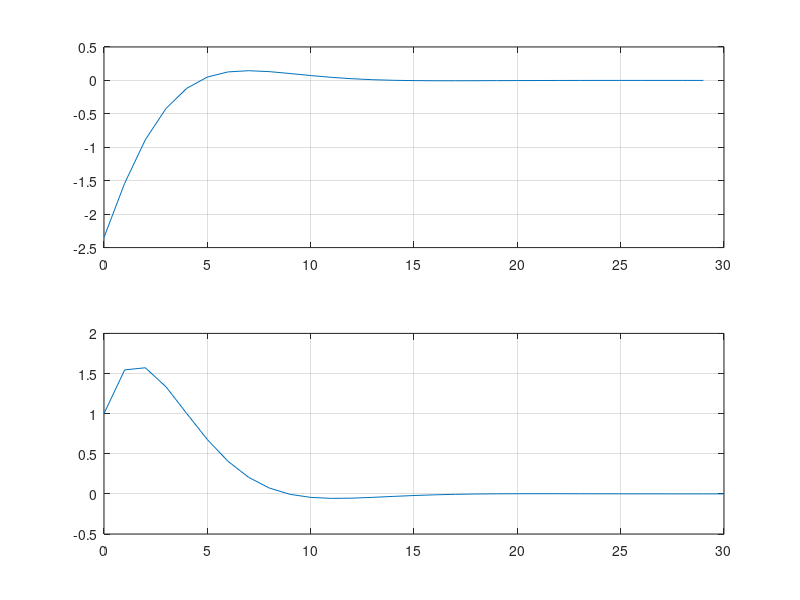

The MATLAB source for this figure:
N = 30;
nx = 3;
nu = 1;
r = 1;

A = [
    0 0 0
    0 0 1 
    0.1 -0.79 1.78
]; 
B = [1 0 0.1]';
C = [0 0 1]'; 
x0 = [0 0 1]';

% Set G (objective function)
Qt = 2*diag(C);
Q = kron(eye(N),Qt);
Rt = 2*r;
R = kron(eye(N),Rt);
G = blkdiag(Q, R);

% Set equality constraints (Aeq and Beq)
Beq = zeros(N*nx, 1);
Beq(1:3) = A*x0;

Aeq_1 = eye(N*nx);
Aeq_2 = kron(diag(ones(N-1,1),-1),-A);
Aeq_3 = kron(eye(N), -B);
Aeq = [Aeq_1 + Aeq_2, Aeq_3];

% 1d 
Bs = [zeros(N*(nx+nu),1); Beq];
As = [
    G -Aeq'
    Aeq sparse(N*nx, N*nx)
];
sol = As\Bs;
z = sol(1:N*(nx+nu));
u = z(N*nx+1:size(z,1));
y = [x0(3);z(nx:nx:N*nx)];

figure(1);
subplot(2, 1, 1);
t = 0:N-1;
plot(t, u);
grid('on');


subplot(2, 1, 2);
t = 0:N;
plot(t, y);
grid('on');